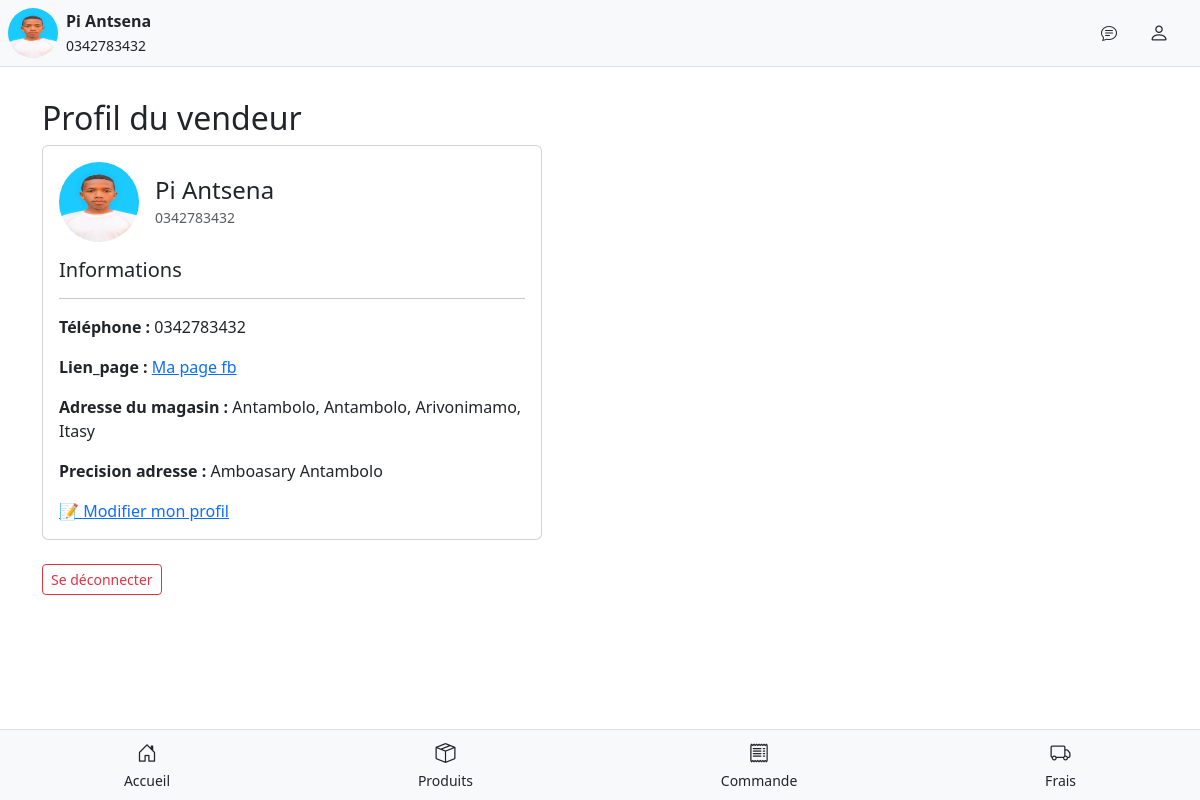
The page /vendeur/profil/ (signed in) on the database its author committed.
### vendeur/models.py (models this page shows, shortened)
class Magasin(models.Model):
    vendeur = models.OneToOneField(settings.AUTH_USER_MODEL, on_delete=models.CASCADE, related_name='magasin')
    nom_magasin = models.CharField(max_length=100)
    logo = models.ImageField(upload_to='logo_magasin', blank=True, null=True)
    lien_page_facebook = models.CharField()
    adresse_magasin = models.ForeignKey(Adresse, on_delete=models.SET_NULL, null=True)
    precision_adresse = models.CharField(max_length=150, blank=True, null=True)
    date_inscription = models.DateField(auto_now_add=True)

class Adresse(models.Model):
    region = models.CharField(max_length=100)
    district = models.CharField(max_length=100)
    commune = models.CharField(max_length=100)
    fokontany = models.CharField(max_length=100, blank=True, null=True)
    def __str__(self):
        parties = [self.fokontany, self.commune, self.district, self.region]
        return ", ".join([p for p in parties if p])

### users/models.py (models this page shows, shortened)
class CustomUser(AbstractBaseUser, PermissionsMixin):
    ROLE_CHOICES = (
        ('vendeur', 'vendeur'),
        ('acheteur', 'acheteur'),
    )
    phone = models.CharField(max_length=20, unique=True)
    role = models.CharField(max_length=10, choices=ROLE_CHOICES)
    is_active = models.BooleanField(default=False)
    is_staff = models.BooleanField(default=False)
    objects = CustomUserManager()
    USERNAME_FIELD = 'phone'
    REQUIRED_FIELDS = ['role']

### vendeur/views.py (the view)
# urls.py: path('profil/', VendeurProfilView.as_view(), name='vendeur_profil'),
class VendeurProfilView(LoginRequiredMixin, TemplateView):
    login_url = '/users/vendeur/login/'
    template_name = 'vendeur/profil.html'
    def dispatch(self, request, *args, **kwargs):
        if not request.user.is_authenticated:
            return redirect(self.login_url)
        try:
            _ = request.user.magasin
        except ObjectDoesNotExist:
            return redirect('vendeur_magasin')
        return super().dispatch(request, *args, **kwargs)
    def get_context_data(self, **kwargs):
        context = super().get_context_data(**kwargs)
        context['magasin'] = self.request.user.magasin  # si tu veux afficher le magasin dans le profil
        return context

### vendeur/context_processors.py (called while the page is built)
def magasin_context(request):
    if request.user.is_authenticated:
        try:
            return {'magasin': request.user.magasin}
        except Magasin.DoesNotExist:
            return {'magasin': None}
    return {'magasin': None}

### vendeur/templates/vendeur/profil.html
{% extends 'vendeur/base_vendeur.html' %}
{% load static %}
{% block content %}
<div class="container mt-4">
    <h2>Profil du vendeur</h2>
    <div class="card p-3" style="max-width: 500px;">
        <div class="d-flex align-items-center mb-3">
            {% if magasin.logo %}
                <img src="{{ magasin.logo.url }}" alt="Logo" class="rounded-circle me-3" width="80" height="80">
            {% else %}
                <img src="{% static 'images/logo_pardefaut.jpg' %}" alt="Logo par défaut" class="rounded-circle me-3" width="80" height="80">
            {% endif %}
            <div style="width: 200px;">
                <h4 class="mb-0">{{ magasin.nom_magasin }}</h4>
                <small class="text-muted">{{ user.phone }}</small>
            </div>
        </div>
        <div>
            <h5>Informations</h5>
            <hr>
            <p><strong>Téléphone :</strong> {{ user.phone }}</p>
            <p><strong>Lien_page :</strong> <a href="{{ magasin.lien_page_facebook }}">Ma page fb</a></p>
            <p><strong>Adresse du magasin :</strong> {{ magasin.adresse_magasin }}</p>
            <p><strong>Precision adresse :</strong> {{ magasin.precision_adresse }}</p>
        </div>
        <a href="{% url 'modifier_profil_magasin' %}">📝 Modifier mon profil</a>
    </div>
    <br>
    <div>
        <a href="{% url 'logout' %}" class="btn btn-sm btn-outline-danger">Se déconnecter</a>
    </div>
</div>
{% endblock %}

### vendeur/templates/vendeur/base_vendeur.html (shortened to what this page needs)
{% load static %}
<!DOCTYPE html>
<html lang="en">
<head>
    <link rel="stylesheet" href="{% static 'css/bootstrap/css/bootstrap.min.css' %}">
    <link href="https://cdn.jsdelivr.net/npm/bootstrap-icons@1.11.3/font/bootstrap-icons.css" rel="stylesheet">
</head>
<body style="padding-bottom: 80px;">
  <header class="sticky-top bg-light border-bottom" style="z-index: 1030;">
    {% if magasin %}
        <div class="d-flex flex-wrap align-items-center justify-content-between p-2">
          <div class="d-flex align-items-center flex-grow-1 mb-2 mb-md-0">
              {% if magasin.logo %}
                  <img src="{{ magasin.logo.url }}" alt="Logo" class="me-2 rounded-circle" width="50" height="50">
              {% else %}
                  <img src="{% static 'images/logo_pardefaut.jpg' %}" alt="Logo par défaut" class="me-2 rounded-circle" width="50" height="50">
              {% endif %}
              <div class="text-truncate" style="width: 150px;">
                  <strong>{{ magasin.nom_magasin }}</strong><br>
                  <small>{{ user.phone }}</small>
              </div>
          </div>
          <div class="d-flex align-items-center gap-3 ">
            <a href="#">
              <i class="bi bi-chat-text p-2 text-dark" ></i>
            </a>
            <a href="{% url 'vendeur_profil' %}" class="text-decoration-none p-2 text-dark" style="margin-right: 15px;">
              <i class="bi bi-person fs-5"></i><br>
            </a>
          </div>
        </div>
      {% else %}
      <div class="container" style="font-weight: bold;color: red;">
          <p class="p-2 text-center small">Vous n'avez pas encore créé de magasin.</p>
      </div>
    {% endif %}
  </header>
      <div class="container-fluid p-2">
        {% block content %}
        {% endblock %}
      </div>
{% url 'vendeur_dashboard' as dashboard_url %}
{% url 'produit_vendeur' as produit_url %}
{% url 'ajout_model_livraison' as livraison_url %}
{% with request.path as current_path %}
<footer class="fixed-bottom bg-light border-top">
  <div class="d-flex justify-content-around text-center py-2">
    <a href="{% url 'vendeur_dashboard' %}" class="text-decoration-none
      {% if current_path == '/' or current_path == dashboard_url %}text-primary{% else %}text-dark{% endif %}">
      <i class="bi bi-house-door{% if current_path == '/' or current_path == dashboard_url %}-fill{% endif %} fs-5"></i><br>
      <small>Accueil</small>
    </a>
    <a href="{% url 'produit_vendeur' %}" class="text-decoration-none
      {% if '/vendeur/produit' in current_path %}text-primary{% else %}text-dark{% endif %}">
      <i class="bi bi-box-seam{% if '/vendeur/produit' in current_path %}-fill{% endif %} fs-5"></i><br>
      <small>Produits</small>
    </a>
    <a href="#" class="text-dark text-decoration-none">
      <i class="bi bi-receipt fs-5"></i><br>
      <small>Commande</small>
    </a>
    <a href="{% url 'liste_modele_livraison' %}" class=" text-decoration-none
      {% if 'vendeur/frais/modele-livraison/liste' in current_path %}text-primary{% else %}text-dark{% endif %}">
        <i class="bi bi-truck {% if 'vendeur/frais/modele-livraison/liste' in current_path %} text-primary fw-bold{% endif %} fs-5"></i><br>
        <small>Frais</small>
    </a>
  </div>
</footer>
{% endwith %}
</body>
</html>

### rows shown on the page
Magasin: logo (picture), nom_magasin "Pi Antsena", adresse_magasin "Antambolo, Antambolo, Arivonimamo, Itasy", precision_adresse "Amboasary Antambolo"
CustomUser: phone "0342783432"
